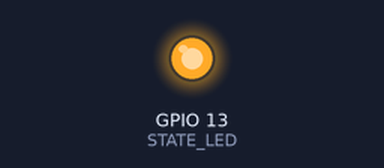
The sketch below on a simulated ESP32. On the bench: output pins drawn as LEDs (lit = HIGH). Nothing arrives over Bluetooth unless stated; what the sketch prints to the serial monitor is not drawn. At 0.1 s the program puts the board to deep sleep or switches it off; the recording ends there.

Above: at 0.05 s.
Timing chart, 0 to 0.1 s (numbered marks = the images above):
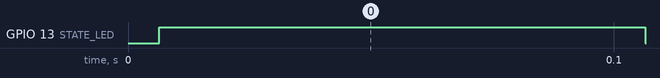

Measured:
- by itself, GPIO 13 (STATE_LED): LOW → HIGH at 0.01 s, → LOW 0.10 s later

The sketch:

BLE_Beacon_TEST.ino
```cpp
#include <time.h>
#include <BLEDevice.h>
#include <BLEUtils.h>
#include <BLEServer.h>
#include <BLEBeacon.h>
#include <esp_sleep.h>

#define DEEP_SLEEP_DURATION 1
RTC_DATA_ATTR static time_t last; // Remember last boot in RTC Memory
struct timeval now; // Time Struct

BLEAdvertising *pAdvertising; // BLE Advertisement type

#define BEACON_UUID "f5c3d5bb-2196-43ea-a5f9-6206c7c30483" // UUID

#define STATE_LED 13
#define BAT_CHECK 34

void setBeacon() {
  BLEBeacon oBeacon = BLEBeacon();

  oBeacon.setManufacturerId(0x004C); // Manufacture ID
  oBeacon.setProximityUUID(BLEUUID(BEACON_UUID)); // Set Proximirty UUID

  oBeacon.setMajor(0x1000); // Major ID = Identification between Beacons
  oBeacon.setMinor(0x1000); // Minor ID = State(4bits) + Battery Level(4bits) + RSSI at 1m(8bits)

  BLEAdvertisementData oAdvertisementData = BLEAdvertisementData();
  BLEAdvertisementData oScanResponseData = BLEAdvertisementData();

  oAdvertisementData.setFlags(0x04); // Basic Rate, Enhanced Data Rate NOT Supported

  std::string strServiceData = "";
  strServiceData += (char)26; // Length
  strServiceData += (char)0xFF; // Type

  strServiceData + oBeacon.getData();
  oAdvertisementData.addData(strServiceData);
  pAdvertising->setAdvertisementData(oAdvertisementData);
  pAdvertising->setScanResponseData(oScanResponseData);
}

void setup() {
  Serial.begin(115200); // Serial OPEN
  gettimeofday(&now, NULL); // Time

  pinMode(STATE_LED, OUTPUT);
  int batRAW = analogRead(BAT_CHECK); // Check battery level through Voltage

  Serial.printf("Start Toget-Home Beacon\n");
  Serial.printf("Deep Sleep (%lds since last reset, %lds since last boot)\n", now.tv_sec, now.tv_sec - last);
  Serial.printf("Analog Value : %d\n", batRAW);

  last = now.tv_sec;

  BLEDevice::init("Toget Home"); // Crate BLE Device
  BLEServer *pServer = BLEDevice::createServer(); // Create BLE Server
  pAdvertising = BLEDevice::getAdvertising();
  BLEDevice::startAdvertising();
  setBeacon(); // Beacon Setting

  pAdvertising->start(); // STart Advertising
  Serial.printf("Advertising Started...\n");
  digitalWrite(STATE_LED, HIGH);
  delay(100); // Start Delay
  digitalWrite(STATE_LED, LOW);
  pAdvertising->stop();

  Serial.printf("Enter Deep Sleep\n");
  esp_deep_sleep(1000000LL * DEEP_SLEEP_DURATION);
  Serial.printf("in Deep Sleep...\n");
}

void loop() {
}
```
